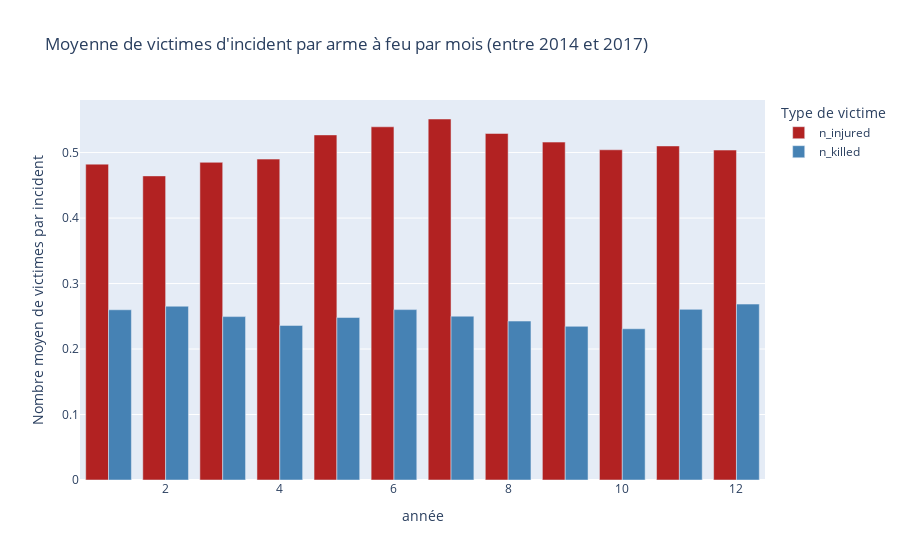

The notebook cell saved with this chart:
### Code cell
grouped_data4 = base_totale.loc[base_totale['date'].dt.year.isin([2014,2015,2016,2017])].groupby(
    base_totale['date'].dt.month).agg({
    'n_injured': 'mean',
    'n_killed': 'mean'
}).reset_index()


fig4 = px.bar(
    grouped_data4,
    x=grouped_data4['date'],
    y=['n_injured', 'n_killed'],
    labels={"date": "année", "value": "Nombre moyen de victimes par incident", "variable": "Type de victime"},
    title="Moyenne de victimes d'incident par arme à feu par mois (entre 2014 et 2017)",
    color_discrete_map={"n_injured": "firebrick", "n_killed": "steelblue"},
)

fig4.update_layout(barmode='group')  # Display bars side by side

fig4.show()

### Figure 1 — Plotly figure (JSON) as saved in the notebook; plotly's stock layout.template omitted (floating-point values rounded to 4 significant figures)
{"data": [{"alignmentgroup": "True", "hovertemplate": "Type de victime=n_injured<br>année=%{x}<br>Nombre moyen de victimes par incident=%{y}<extra></extra>", "legendgroup": "n_injured", "marker": {"color": "firebrick", "pattern": {"shape": ""}}, "name": "n_injured", "offsetgroup": "n_injured", "orientation": "v", "showlegend": true, "textposition": "auto", "type": "bar", "x": [1, 2, 3, 4, 5, 6, 7, 8, 9, 10, 11, 12], "xaxis": "x", "y": [0.4823, 0.4644, 0.4851, 0.49, 0.5269, 0.5393, 0.5512, 0.5292, 0.516, 0.5042, 0.5101, 0.5038], "yaxis": "y"}, {"alignmentgroup": "True", "hovertemplate": "Type de victime=n_killed<br>année=%{x}<br>Nombre moyen de victimes par incident=%{y}<extra></extra>", "legendgroup": "n_killed", "marker": {"color": "steelblue", "pattern": {"shape": ""}}, "name": "n_killed", "offsetgroup": "n_killed", "orientation": "v", "showlegend": true, "textposition": "auto", "type": "bar", "x": [1, 2, 3, 4, 5, 6, 7, 8, 9, 10, 11, 12], "xaxis": "x", "y": [0.2599, 0.2654, 0.2495, 0.236, 0.2481, 0.2602, 0.2502, 0.2427, 0.2347, 0.2309, 0.2606, 0.2686], "yaxis": "y"}], "layout": {"barmode": "group", "legend": {"title": {"text": "Type de victime"}, "tracegroupgap": 0}, "title": {"text": "Moyenne de victimes d'incident par arme à feu par mois (entre 2014 et 2017)"}, "xaxis": {"anchor": "y", "domain": [0, 1], "title": {"text": "année"}}, "yaxis": {"anchor": "x", "domain": [0, 1], "title": {"text": "Nombre moyen de victimes par incident"}}}}
